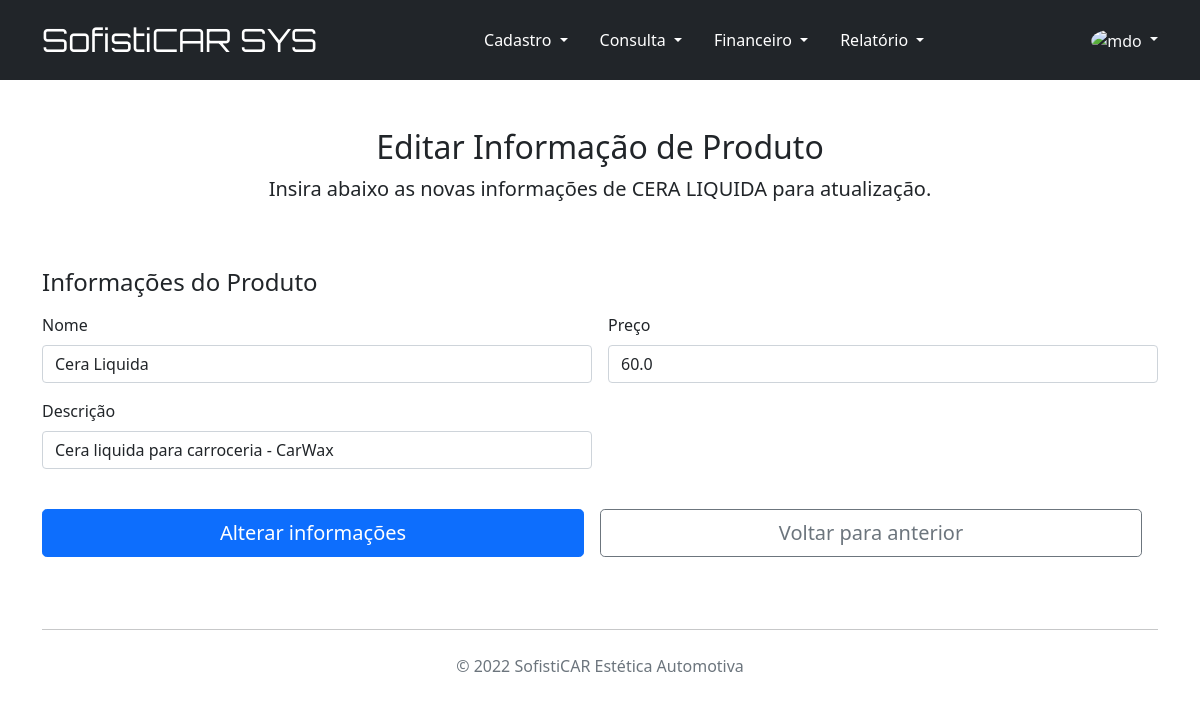
The page /editar_produto/1 on the database its author committed.
### cadastro_clientes.py (models this page shows, shortened)
class Produto(db.Model):
    __tablename__ = 'produtos'
    id = db.Column('ID', db.Integer, primary_key=True, autoincrement=True)
    nome = db.Column('Nome', db.String(150), nullable=False)
    descricao = db.Column('Descricao', db.String(250), nullable=False)
    valor = db.Column('Valor', db.Float, nullable=False)
    orcamentos = relationship(Orcamento, backref="produtos")

### cadastro_clientes.py (the view, shortened to what this page needs)
@app.route('/editar_produto/<int:id>', methods=['GET', 'POST'])
def edita_produto(id):
    produto = Produto.query.get(id)
    return render_template('editar_produto.html', produto=produto)

### templates/editar_produto.html
{% extends "base.html" %}
{% block conteudo %}
<main class="container">
    <div class="py-5 text-center">
        <h2>Editar Informação de Produto</h2>
        <p class="lead">Insira abaixo as novas informações de {{ produto.nome.upper() }} para atualização.</p>
    </div>
    <div class="row g-5">
        <div class="col-12">
            <form action="/editar_produto/{{ produto.id }}" method="POST">
                <h4 class="mb-3">Informações do Produto</h4>
                <div class="row g-3">
                    <div class="col-sm-12 col-md-6">
                        <label for="nome" class="form-label">Nome</label>
                        <input type="text" class="form-control" id="nome" name="nome" placeholder="Nome" value="{{ produto.nome }}">
                    </div>
                    <div class="col-sm-12 col-md-6">
                        <label for="preco" class="form-label">Preço</label>
                        <input type="number" class="form-control" id="valor" name="valor" placeholder="Preço" value="{{ produto.valor }}">
                    </div>
                    <div class="col-sm-12 col-md-6">
                        <label for="descricao" class="form-label">Descrição</label>
                        <input type="text" class="form-control" id="descricao" name="descricao" placeholder="Descrição" value="{{ produto.descricao }}">
                    </div>
                    <div class="row g-3">
                        <div class="col-md-12 col-lg-6 p-2">
                            <button class="w-100 btn btn-primary btn-lg" type="submit">Alterar informações</button>
                        </div>
                        <div class="col-md-12 col-lg-6 p-2">
                            <a class="w-100 btn btn-outline-secondary btn-lg" href="javascript:history.back()">Voltar para anterior</a>
                        </div>
                    </div>
                </div>
            </form>
        </div>
    </div>
</main>
{% endblock %}

### rows shown on the page
Produto: nome "CERA LIQUIDA", nome "Cera Liquida", valor "60.0", descricao "Cera liquida para carroceria - CarWax"
